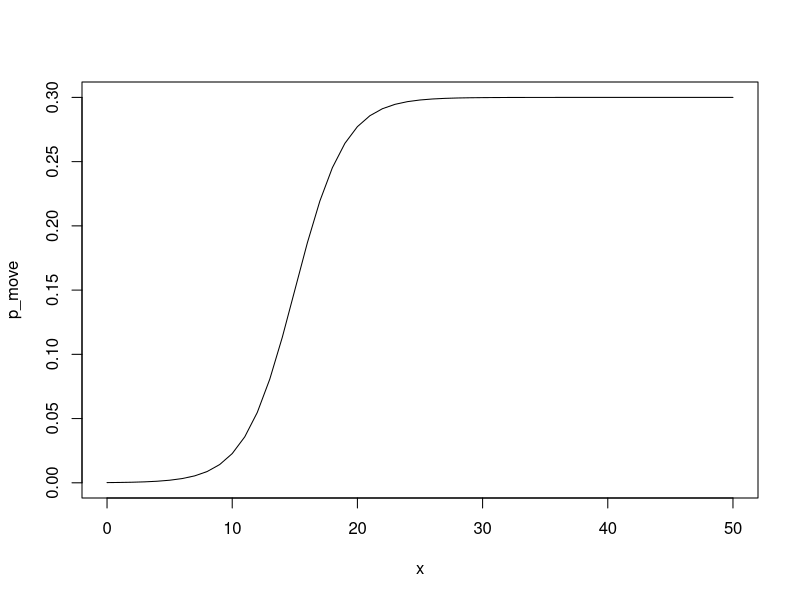

R code for this plot: (Note: this script raises an error after producing the figure.)
# Density Dependent dispersal update
# Changing my dispersal equation to logistic

# logistic eq 
# p_move<- max_move/(1+exp(-steepness*(x-xhalf)))
# max_move = 0.3
# steepness?
# xhalf = group_size when p_move = 0.15 (half max_move)

x<- seq(0, 50, 1)    # group size 
steepness<- 0.5
max_move<- 0.3
xhalf<- 15
p_move<- max_move/(1+exp(-steepness*(x-xhalf)))
plot(x, p_move, type='l')


# the maximum value is not enforced - want to max out 0.3 but may rise over
# occurs when groups shoots over max size, (x > 1)


# DD moving projection function -----
# incorporating density dependent movement probs in projection function
MOD_meta_DDdisp_norem <- function(Umat,
                                   initial,
                                   params,
                                   stagenames,
                                   npatches,
                                   time,
                                   DDapply="fertility",
                                   max_group,        # vector of single value for carying capacity of each group
                                   dispersal_stages = c("Adult_f", "Adult_m"),
                                   return.vec=TRUE){
  # input checks
  if (time <= 1) stop("Time must be a positive integer")
  else(time <- as.integer(time))
  
  if (is.null(initial)) stop("You must provide initial population vector with each stage abundance")
  else(n0 <- as.numeric(initial))
  
  if(is.null(stagenames) || length(stagenames) == 0) stop("stagenames must be provided for correct matrix dimensions")
  
  if (is.null(params)) stop("Please provide parameters for selected density-dependent function")
  
  # Check that the n_stages*n_patches = n_col of Umat:
  nStages<- length(stagenames)
  if (ncol(Umat)!=nStages*npatches){
    stop("Umat dimensions do not match the number of stages multiplied by the 
         number of patches.")
  }
  
  # Check that they used "Adult_f" and "Adult_m" in the stage names, since we
  # use a mating function that looks for those.
  I_Af<- which(stagenames=="Adult_f")
  I_Am<- which(stagenames=="Adult_m")
  I_Yf<- which(stagenames=="Yearling_f")
  I_Ym<- which(stagenames=="Yearling_m")
  if (is.null(I_Af) | is.null(I_Am) | is.null(I_Yf) | is.null(I_Ym)){
    stop("To use the mating function and density dependence, the function call 
         expects the stagenames to include the following four stages, in any order: 
         'Yearling_f', 'Adult_f', 'Yearling_m' and 'Adult_m'")
  }
  
  # Check that the stages identified as dispersers are found in stagenames:
  I_leavers<- which(stagenames %in% dispersal_stages)
  if (length(I_leavers)!= length(dispersal_stages)){
    stop("Check names of dispersal stages - the number of stagenames identified 
         as dispersers does not match the number of dispersal stages specified.")
  }
  
  # Set up  output
  Vec <- matrix(0, ncol = length(stagenames)*npatches, nrow = time + 1)  # matrix to fill with stage abundance.  row= time, col= stage
  Pop <- numeric(length= (time + 1))       # vector to fill with total pop size each year
  Group <- matrix(0, ncol = npatches, nrow = time+1)   # group sizes each year
  Leavers <- matrix(0, ncol = ncol(Vec), nrow = time)   # matrix to fill with the number of individuals leaving each patch each year (by each stage)
  
  colnames(Vec) <- rep(stagenames, npatches)  # naming cls matrix as stages 
  rownames(Vec) <- 0:(time)   # rows correspond to each year of projection. Row 0 = initial or n0
  Vec[1, ] <- floor(n0)     # makes sure this is as an integer, no decimals  
  Pop[1] <- as.numeric(sum(n0))
  
  for(p in 1:npatches){
    x <- (1 +4*(p-1)) : (4*p)   # boundaries containing each patch abundances
    Group[1,p] <- sum(Vec[1, x])     # filling first row of group matrix
  }
  
  # Loop = density dependent matrix application for each year and patch
  for (i in 1:time) {   #  projection until end time
    # group sizes this year
    sizes <- vector()
    # sum every 4 entries
    for (p in 1:npatches){
      sizes[p] <- sum(Vec[i , (1+4*(p-1)):(4*p)])
    }
    
    
    dmat <- ddDmat(stagenames,dispersal_stages, # names of all stages, names of only dispersing stages
                   npatches, # number of patches
                   group_size = sizes, 
                   max_group)
    
    # record of individuals moving from group p to p'
    moves <- array(0, dim = c(npatches, npatches, length(stagenames)),
                   dimnames = list(from = 1:npatches, to = 1:npatches,
                                   stage = stagenames))
    
    leavers <- rep(0, ncol(Vec))    # individuals leaving patches - to go in output
    arrivers <- rep(0, ncol(Vec))   # individuals arriving in other patch
    
    # dispersal loop 
    for (p in 1:npatches){
      Ipatch <- (1+4*(p-1)):(4*p) # indices of the patch rows/cols in Vec and Umat
      subVec <- as.vector(Vec[i, Ipatch])    # have to specify row (year) we want, to remove names format as numeric vector
      
      
      # apply the probability of leaving to the stages that leave:
      subleavers<- rep(0,nStages)    # leavers from this patch
      
      # DD MATRIX APPLICATION HERE
      subleavers[I_leavers]<- round(dmat[p,I_leavers]*subVec[I_leavers])   # round instead of floor - does not underestimate moving individuals
     
      
       leavers[Ipatch] <- subleavers
      
      arrival_patches <- setdiff(1:npatches, p)   # setdiff compares differences between dataframes, removes p from all other patches
      
      for (s in I_leavers) {
        n <- subleavers[s]
        if (n > 0) {
          # index into arrival_patches 
          dest <- arrival_patches[sample.int(length(arrival_patches), n, replace = TRUE)]
          moves[p, , s] <- tabulate(dest, nbins = npatches)   # from p to  dest
        }
      }
    }  # Brackets now in correct places
    
    # arrivers = sum over source patches -> (to x stage), flattened to match Vec layout
    to_by_stage <- apply(moves[, , ], c(2, 3), sum)    # syntaxing errs here
    arrivers <- as.vector(t(to_by_stage))
    
    # check : everyone who left must arrive somewhere
    if(sum(arrivers) != sum(leavers)) stop("Numbers of leavers and arrivers not equal, issues in dispersal calculation")
    
    postdispVec<- Vec[i,] - leavers + arrivers    # works in long vec - dont need to loop to calculate for each patch
    Leavers[i,] <- leavers # assigning leavers vec to relevant row in Leavers matrix
    
    # now we do another loop over the patches to calculate reproduction:
    for (p in 1:npatches){
      Ipatch<- (1+4*(p-1)):(4*p) # indices of the patch rows/cols in Vec and Umat
      # extract the Umat for this patch:
      thisUmat<- Umat[Ipatch, Ipatch]
      
      # Nf calculation
      subNf <- sum(postdispVec[(4*(p-1)+I_Af)], postdispVec[(4*(p-1)+I_Yf)])    # Nf sums yearling and adult fems in Vec matrix
      subNm <- sum(postdispVec[(4*(p-1)+I_Am)], postdispVec[(4*(p-1)+I_Ym)])   # Nm 
      
      # ricker density dependence
      subN <- sum(postdispVec[Ipatch])  # pop sizes sums row i for cols corresponding to patch p
      subAmat <- apply.DD(params, thisUmat, subN, DDapply, stagenames,   
                          subNf,        
                          subNm)    
      
      # If the projection matrix has negative or NA values, return message, replace with 0, and continue
      if (any(subAmat < 0, na.rm = TRUE)) {
        warning(paste("Negative values in projection matrix at time step", i,
                      "- setting negative entries to 0 and continuing."))
        subAmat[subAmat < 0] <- 0
        subAmat[is.na(subAmat)] <- 0
      }
      
      # Project just this patch forward:
      Vec[(i+1), Ipatch]<- floor(subAmat %*% postdispVec[Ipatch]) # amat values multiplied by vec, round down for integers 
      # DEBUGGING:
      # should multiply subAmat by POST DISP vec (not vec) - rep values based on new abundances, multiply rep values by 
      # post mvoement vec
    }
    # if any stage becomes negative, set to zero and continue
    if (any(Vec < 0, na.rm = TRUE) || any(is.na(Vec))) {
      warning(paste("Negative abundances produced at time step", i, "setting negatives to 0 and continuing."))
      Vec[Vec < 0] <- 0
      Vec[is.na(Vec)] <- 0
    }
    
    # group sizes next year
    sizes <- vector()
    # sum every 4 entries
    for (p in 1:npatches){
      sizes[p] <- sum(Vec[i + 1, (1+4*(p-1)):(4*p)])
    }
    
    # filling in group size this year
    Group[i + 1,] <- sizes
    
    # pop sizes by year
    Pop[i + 1] <- sum(Vec[(i + 1), ])
    
    # if pop size <= 0, stop and return message with year
    if(Pop[i]<= 0 || is.na(Pop[i])) {
      warning(paste("Projection stopped at time step", i, "because pop size reached 0 or below"))
      break
    }
  }
  
  # output objects
  if (isTRUE(return.vec)) {
    out <- list(pop = vector(), 
                vec = matrix(), 
                group = matrix(),
                leavers = matrix()
    )
    
    out$pop <- Pop
    out$vec <- Vec 
    out$group <- Group
    out$leavers <- Leavers
    
    return(out)
  } else {
    return(Pop)
  }
}


# test 
test_proj <- MOD_meta_DDdisp_norem(threepatch_Umat, n0_small_3patch, new_params, stages, 
                                              npatches=3, DDapply = 'fertility', time = 50,
                                              max_group = 28,  # based on reading - carrying capacity 
                                              dispersal_stages = c("Adult_f", "Adult_m"),
                                              return.vec=TRUE)

meta_fixedDD_norem_group <- meta_plot(test_proj,   # output obj of dd.proj
                                      y_val= "Group",   # plot type - N or Vec 
                                      ylab = "Group size", 
                                      xlab = "time (t)",
                                      rem_year = NULL,
                                      mytheme = theme_classic(), 
                                      cols= "black",    # can be vector of 2 cols
                                      legend.pos = "top",
                                      base_size = 16)
# looking better!
